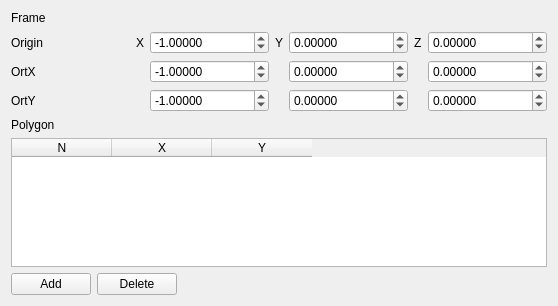
<?xml version="1.0" encoding="UTF-8"?>
<ui version="4.0">
 <class>FixtureGeometryControlWidget</class>
 <widget class="QWidget" name="FixtureGeometryControlWidget">
  <property name="geometry">
   <rect>
    <x>0</x>
    <y>0</y>
    <width>558</width>
    <height>306</height>
   </rect>
  </property>
  <property name="windowTitle">
   <string>Form</string>
  </property>
  <layout class="QGridLayout" name="gridLayout_2">
   <item row="1" column="0" colspan="3">
    <layout class="QGridLayout" name="gridLayout">
     <item row="0" column="5">
      <widget class="QLabel" name="label_17">
       <property name="sizePolicy">
        <sizepolicy hsizetype="Maximum" vsizetype="Preferred">
         <horstretch>0</horstretch>
         <verstretch>0</verstretch>
        </sizepolicy>
       </property>
       <property name="text">
        <string>Z</string>
       </property>
      </widget>
     </item>
     <item row="0" column="3">
      <widget class="QLabel" name="label_16">
       <property name="sizePolicy">
        <sizepolicy hsizetype="Maximum" vsizetype="Preferred">
         <horstretch>0</horstretch>
         <verstretch>0</verstretch>
        </sizepolicy>
       </property>
       <property name="text">
        <string>Y</string>
       </property>
      </widget>
     </item>
     <item row="0" column="2">
      <widget class="QDoubleSpinBox" name="originXSpinBox">
       <property name="decimals">
        <number>5</number>
       </property>
       <property name="minimum">
        <double>-999999.000000000000000</double>
       </property>
       <property name="maximum">
        <double>999999.989999999990687</double>
       </property>
       <property name="value">
        <double>-1.000000000000000</double>
       </property>
      </widget>
     </item>
     <item row="0" column="0">
      <widget class="QLabel" name="label_3">
       <property name="text">
        <string>Origin</string>
       </property>
      </widget>
     </item>
     <item row="0" column="4">
      <widget class="QDoubleSpinBox" name="originYSpinBox">
       <property name="decimals">
        <number>5</number>
       </property>
       <property name="minimum">
        <double>-999999.000000000000000</double>
       </property>
       <property name="maximum">
        <double>999999.989999999990687</double>
       </property>
       <property name="value">
        <double>0.000000000000000</double>
       </property>
      </widget>
     </item>
     <item row="0" column="6">
      <widget class="QDoubleSpinBox" name="originZSpinBox">
       <property name="decimals">
        <number>5</number>
       </property>
       <property name="minimum">
        <double>-999999.000000000000000</double>
       </property>
       <property name="maximum">
        <double>999999.989999999990687</double>
       </property>
      </widget>
     </item>
     <item row="0" column="1">
      <widget class="QLabel" name="label_15">
       <property name="sizePolicy">
        <sizepolicy hsizetype="Maximum" vsizetype="Preferred">
         <horstretch>0</horstretch>
         <verstretch>0</verstretch>
        </sizepolicy>
       </property>
       <property name="text">
        <string>X</string>
       </property>
      </widget>
     </item>
     <item row="1" column="0">
      <widget class="QLabel" name="label_4">
       <property name="text">
        <string>OrtX</string>
       </property>
      </widget>
     </item>
     <item row="2" column="0">
      <widget class="QLabel" name="label_5">
       <property name="text">
        <string>OrtY</string>
       </property>
      </widget>
     </item>
     <item row="1" column="2">
      <widget class="QDoubleSpinBox" name="ort1XSpinBox">
       <property name="decimals">
        <number>5</number>
       </property>
       <property name="minimum">
        <double>-999999.000000000000000</double>
       </property>
       <property name="maximum">
        <double>999999.989999999990687</double>
       </property>
       <property name="value">
        <double>-1.000000000000000</double>
       </property>
      </widget>
     </item>
     <item row="1" column="4">
      <widget class="QDoubleSpinBox" name="ort1YSpinBox">
       <property name="decimals">
        <number>5</number>
       </property>
       <property name="minimum">
        <double>-999999.000000000000000</double>
       </property>
       <property name="maximum">
        <double>999999.989999999990687</double>
       </property>
       <property name="value">
        <double>0.000000000000000</double>
       </property>
      </widget>
     </item>
     <item row="1" column="6">
      <widget class="QDoubleSpinBox" name="ort1ZSpinBox">
       <property name="decimals">
        <number>5</number>
       </property>
       <property name="minimum">
        <double>-999999.000000000000000</double>
       </property>
       <property name="maximum">
        <double>999999.989999999990687</double>
       </property>
      </widget>
     </item>
     <item row="2" column="2">
      <widget class="QDoubleSpinBox" name="ort2XSpinBox">
       <property name="decimals">
        <number>5</number>
       </property>
       <property name="minimum">
        <double>-999999.000000000000000</double>
       </property>
       <property name="maximum">
        <double>999999.989999999990687</double>
       </property>
       <property name="value">
        <double>-1.000000000000000</double>
       </property>
      </widget>
     </item>
     <item row="2" column="4">
      <widget class="QDoubleSpinBox" name="ort2YSpinBox">
       <property name="decimals">
        <number>5</number>
       </property>
       <property name="minimum">
        <double>-999999.000000000000000</double>
       </property>
       <property name="maximum">
        <double>999999.989999999990687</double>
       </property>
       <property name="value">
        <double>0.000000000000000</double>
       </property>
      </widget>
     </item>
     <item row="2" column="6">
      <widget class="QDoubleSpinBox" name="ort2ZSpinBox">
       <property name="decimals">
        <number>5</number>
       </property>
       <property name="minimum">
        <double>-999999.000000000000000</double>
       </property>
       <property name="maximum">
        <double>999999.989999999990687</double>
       </property>
      </widget>
     </item>
    </layout>
   </item>
   <item row="4" column="2">
    <spacer name="horizontalSpacer">
     <property name="orientation">
      <enum>Qt::Horizontal</enum>
     </property>
     <property name="sizeHint" stdset="0">
      <size>
       <width>40</width>
       <height>20</height>
      </size>
     </property>
    </spacer>
   </item>
   <item row="3" column="0" colspan="3">
    <widget class="QTableWidget" name="polygonWidget">
     <column>
      <property name="text">
       <string>N</string>
      </property>
     </column>
     <column>
      <property name="text">
       <string>X</string>
      </property>
     </column>
     <column>
      <property name="text">
       <string>Y</string>
      </property>
     </column>
    </widget>
   </item>
   <item row="4" column="0">
    <widget class="QPushButton" name="addPushButton">
     <property name="text">
      <string>Add</string>
     </property>
     <property name="icon">
      <iconset resource="../../../resources/main.qrc">
       <normaloff>:/new/prefix1/plus.png</normaloff>:/new/prefix1/plus.png</iconset>
     </property>
     <property name="iconSize">
      <size>
       <width>24</width>
       <height>24</height>
      </size>
     </property>
    </widget>
   </item>
   <item row="4" column="1">
    <widget class="QPushButton" name="deletePushButton">
     <property name="text">
      <string>Delete</string>
     </property>
     <property name="icon">
      <iconset resource="../../../resources/main.qrc">
       <normaloff>:/new/prefix1/minus.png</normaloff>:/new/prefix1/minus.png</iconset>
     </property>
     <property name="iconSize">
      <size>
       <width>24</width>
       <height>24</height>
      </size>
     </property>
    </widget>
   </item>
   <item row="0" column="0">
    <widget class="QLabel" name="label">
     <property name="text">
      <string>Frame</string>
     </property>
    </widget>
   </item>
   <item row="2" column="0">
    <widget class="QLabel" name="label_2">
     <property name="text">
      <string>Polygon</string>
     </property>
    </widget>
   </item>
  </layout>
 </widget>
 <resources>
  <include location="../../../resources/main.qrc"/>
 </resources>
 <connections/>
</ui>
